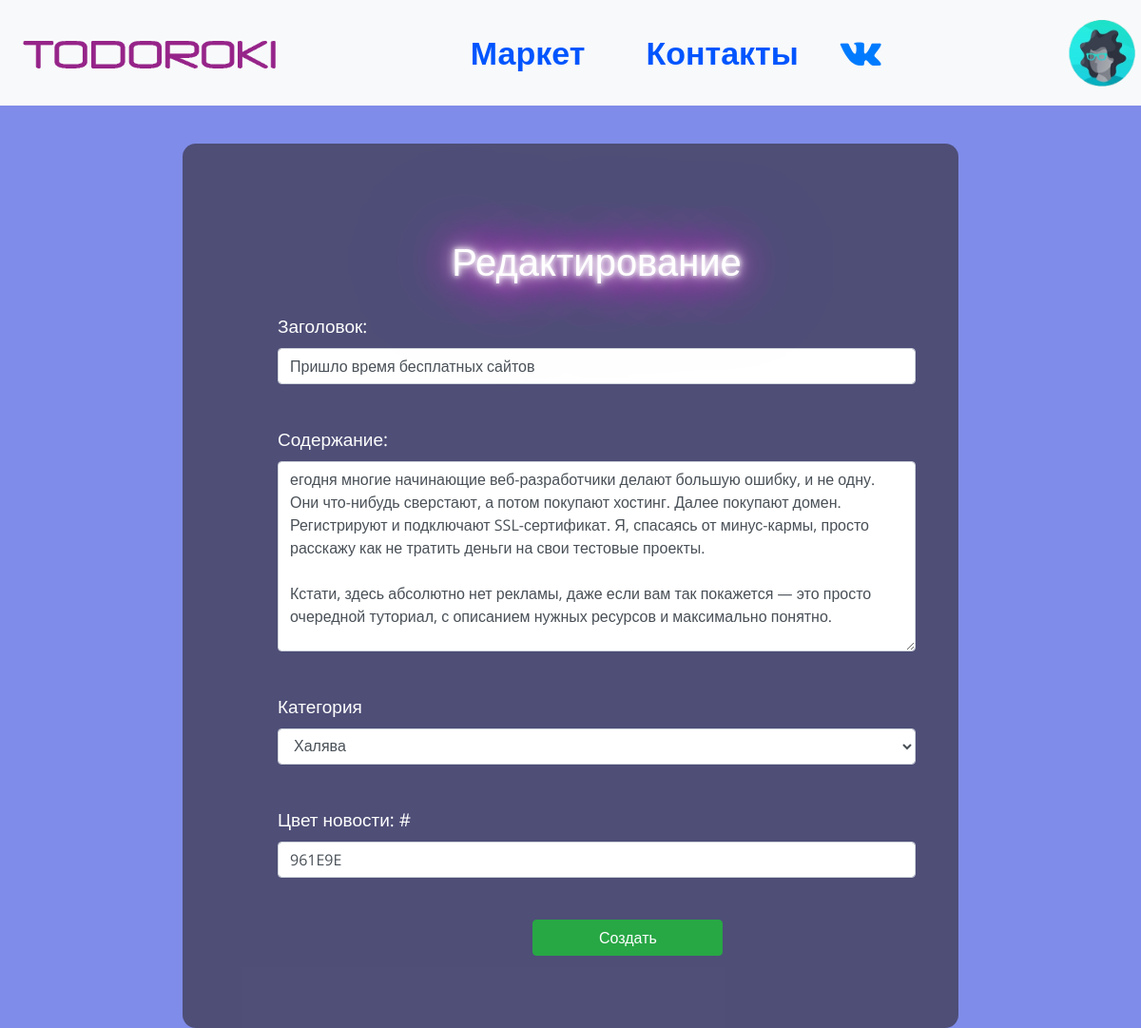
The app's page /change_news/8 (signed in), older data.
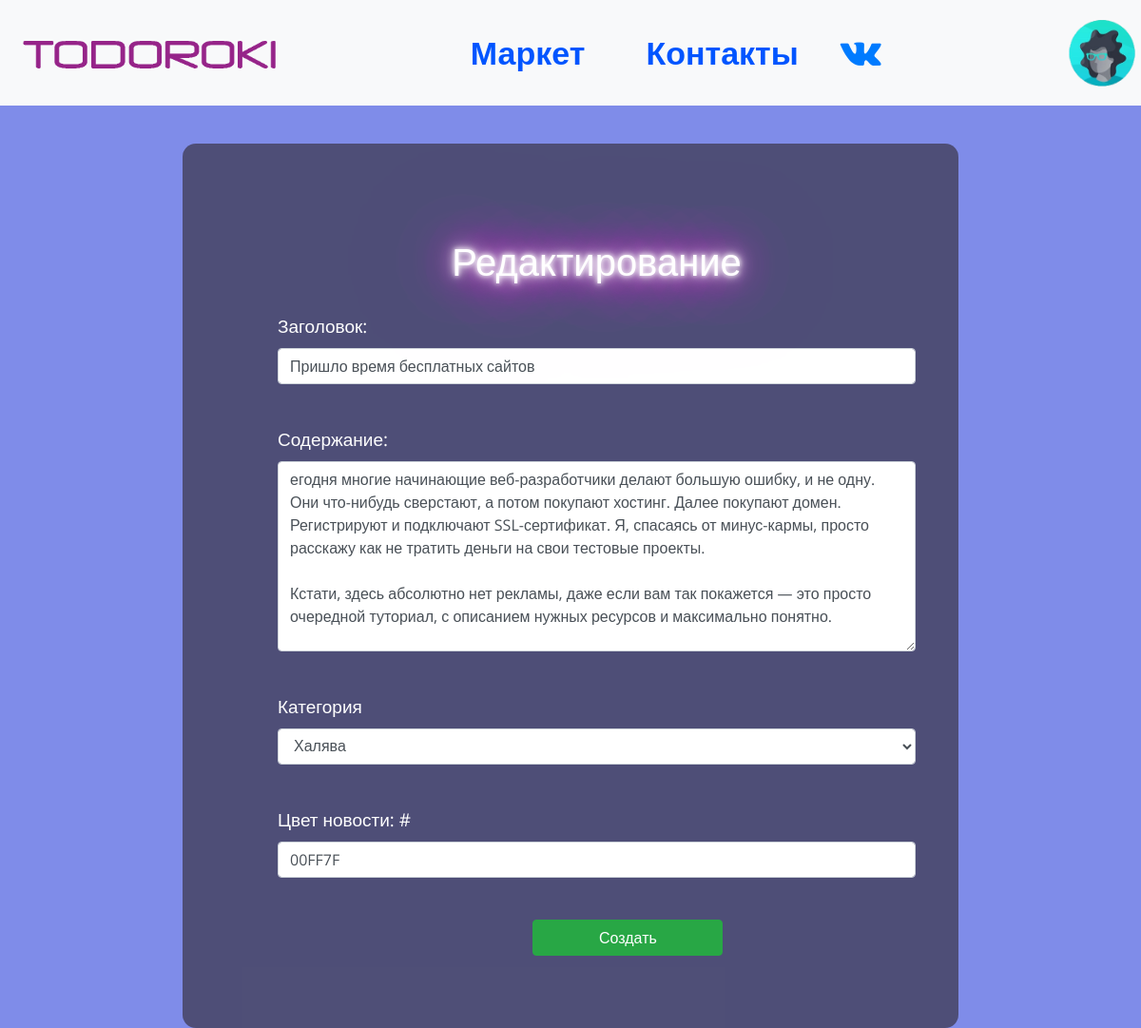
The same page, newer data.
### data/news.py (models this page shows)
class News(SqlAlchemyBase, UserMixin, SerializerMixin):  # класс тем
    __tablename__ = 'news'
    id = sqlalchemy.Column(sqlalchemy.Integer, primary_key=True, autoincrement=True, unique=True)
    color = sqlalchemy.Column(sqlalchemy.String)
    title = sqlalchemy.Column(sqlalchemy.String)
    text = sqlalchemy.Column(sqlalchemy.String)
    creator = sqlalchemy.Column(sqlalchemy.Integer, sqlalchemy.ForeignKey("users.id"))
    date_of_create = sqlalchemy.Column(sqlalchemy.String,  default=datetime.datetime.now().date())
    category = sqlalchemy.Column(sqlalchemy.String)
    user = orm.relation('User')

### main.py (the view, shortened to what this page needs)
@app.route('/change_news/<int:id>', methods=['GET', 'POST'])  # изменение новости
@login_required
def edit_news(id):
    form = NewsForm()
    if request.method == 'GET':
        sessions = db_session.create_session()
        new = sessions.query(news.News).filter(news.News.id == id).first()
        if new:  # проверка на существование новости
            form.title.data = new.title
            form.text.data = new.text
            form.category.data = new.category
            form.color.data = new.color
        else:  # если такой нововсти нет
            abort(404)
    return render_template('add_news.html', form=form,
                           nickname=current_user.nickname, image=current_user.avatar,
                           title='Редактирование')

### main.py
class NewsForm(FlaskForm):  # класс формы создания новости
    title = StringField('Заголовок:')
    text = TextAreaField('Содержание:')
    color = StringField('Цвет новости: #')
    category = SelectField('Категория',
                           choices=[('Новости', 'Новости'), ('Софт', 'Софт'), ('Халява', 'Халява'),
                                    ('Обсуждение игр', 'Обсуждение игр')])
    submit = SubmitField('Создать')

### data/db_session.py (called while the page is built)
def create_session() -> Session:
    global __factory
    return __factory()

### main.py (called while the page is built)
@login_manager.user_loader
def load_user(user_id):  # функция для загрузки пользователя
    sessions = db_session.create_session()
    return sessions.query(users.User).get(user_id)

### templates/add_news.html (shortened to what this page needs)
{% extends "base.html" %}
{% block content %}
<div class="sale">
    <h1 class="login-text"
        style="color: white; margin-top: 40px; text-shadow: 0 0 5px #ffffff,
         0 0 10px #ffffff, 0 0 20px #ffffff, 0 0 40px #ff00de, 0 0 80px #ff00de,
          0 0 90px #ff00de, 0 0 100px #ff00de, 0 0 150px #ff00de; text-align: center;">
        {{ title }}</h1>
    <form action="" method="post">
        <p style="margin-top: 30px;">
            {{ form.title.label(style="color: white") }}<br>
            {{ form.title(class="form-control", style="max-width: 1000; width: 100") }}<br>
        </p>
        <p>
            {{ form.text.label(style="color: white") }}<br>
            {{ form.text(class="form-control", style="max-width: 1000; width: 100; height: 200px;") }}<br>
        </p>
        <p>
            {{ form.category.label(style="color: white") }}<br>
            {{ form.category(class="form-control", style="max-width: 1000; width: 100") }}<br>
        </p>
        <p>
            {{ form.color.label(style="color: white") }}<br>
            {{ form.color(class="form-control", style="max-width: 1000; width: 100") }}<br>
        </p>
        <p>{{ form.submit(type="submit", class="btn btn-success", style="width: 200px; margin-left: 40%") }}</p>
    </form>
</div>
{% endblock %}

Row changes from the older to the newer data that the page shows:
changed News "Пришло время бесплатных сайтов": color "961E9E" → "00FF7F"
